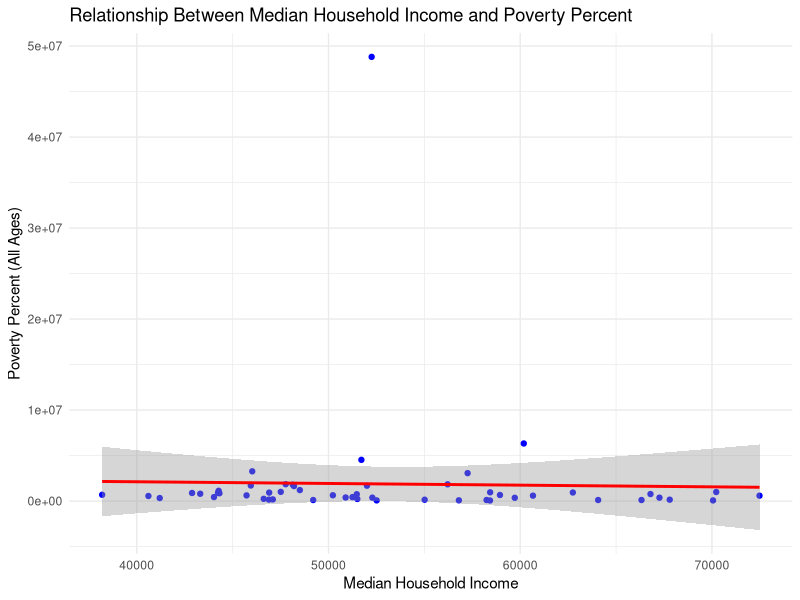
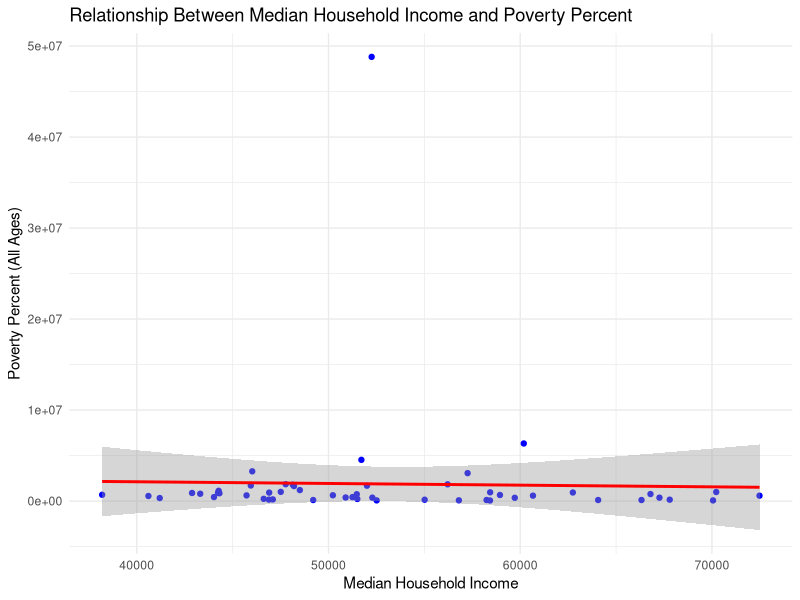

Generate these figures, in order, with R:
# Install required packages
install.packages("ggplot2")
install.packages("dplyr")

# Load necessary libraries
library(dplyr)    # For data manipulation
library(ggplot2)  # For visualization

# Load the dataset
data <- read.csv("dataset/est13us.csv")

# Clean column names to remove invalid characters and make them easier to work with
colnames(data) <- make.names(colnames(data), unique = TRUE)

# Inspect cleaned column names
print(colnames(data))  # Ensure the required columns exist

# Select and rename relevant columns for analysis
# Replace "All.Ages" with the correct column name if needed
data <- data %>%
  select(Poverty.Percent = All.Ages, Median.Household.Income) %>%
  mutate(
    Poverty.Percent = as.numeric(Poverty.Percent),            # Convert to numeric
    Median.Household.Income = as.numeric(Median.Household.Income)  # Convert to numeric
  )

# Remove rows with missing or invalid data
data <- na.omit(data)

# Perform Pearson correlation test
correlation_test <- cor.test(data$Poverty.Percent, data$Median.Household.Income, method = "pearson")

# Print correlation test results to the console and log file
print(correlation_test)

# Save correlation results to a log file
sink("Rscript.log")  # Redirect output to log file
print("Correlation Test Results:")
print(correlation_test)
sink()  # End redirection

# Create scatter plot with regression line
plot <- ggplot(data, aes(x = Median.Household.Income, y = Poverty.Percent)) +
  geom_point(color = "blue") +                        # Data points
  geom_smooth(method = "lm", se = TRUE, color = "red") +  # Regression line
  labs(
    title = "Relationship Between Median Household Income and Poverty Percent",
    x = "Median Household Income",
    y = "Poverty Percent (All Ages)"
  ) +
  theme_minimal()  # Clean theme for better visuals

# Display the plot
print(plot)

# Save the plot to a file
ggsave("Income_vs_Poverty_Plot.png", plot = plot)